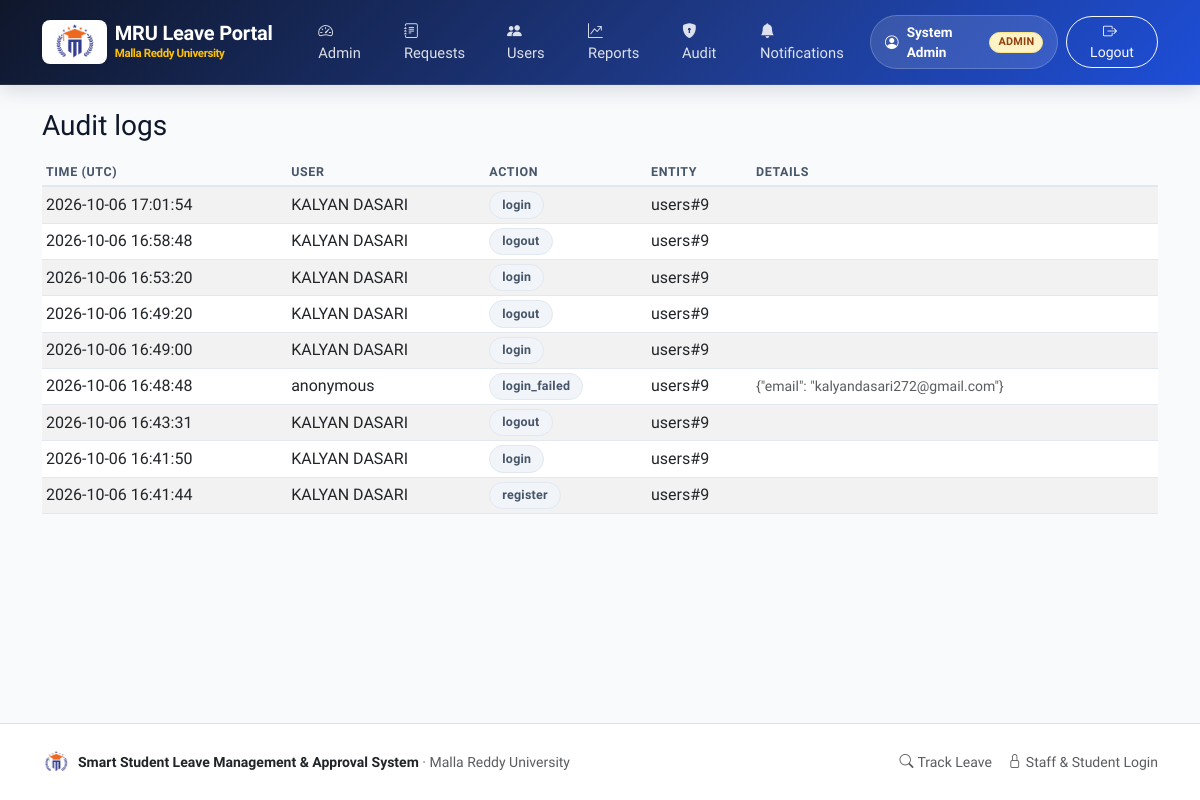
Before: /admin/audit (signed in) with the older database file.
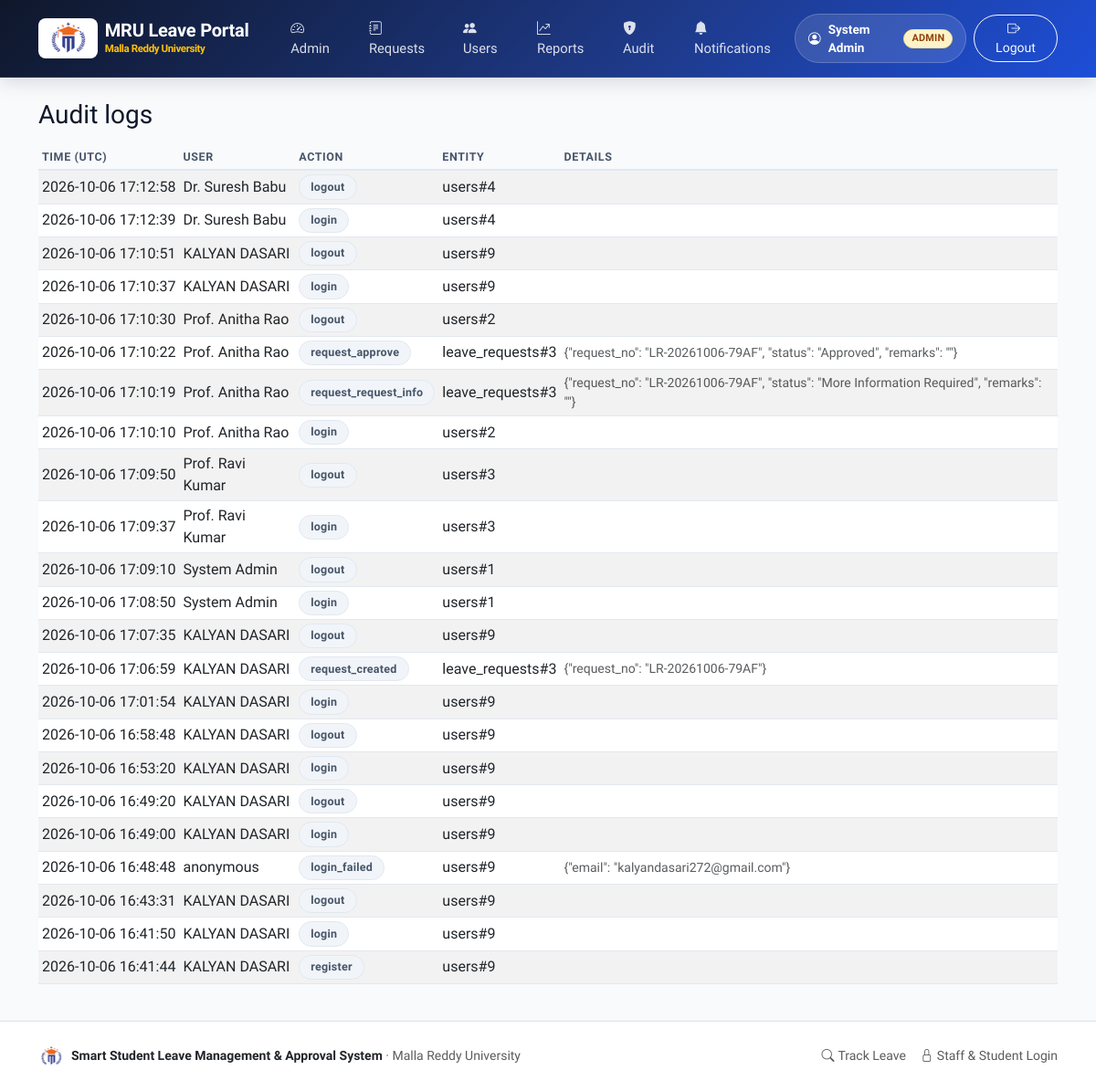
After: the same page with the newer database file.
### tables this page shows
CREATE TABLE users (
    id INTEGER PRIMARY KEY AUTOINCREMENT,
    name TEXT NOT NULL,
    roll_no TEXT,
    email TEXT NOT NULL COLLATE NOCASE UNIQUE,
    password_hash TEXT NOT NULL,
    role TEXT NOT NULL CHECK (role IN ('student', 'faculty', 'hod', 'admin')),
    department_id INTEGER REFERENCES departments(id),
    branch_id INTEGER REFERENCES branches(id),
    active INTEGER NOT NULL DEFAULT 1,
    created_at TEXT NOT NULL
);

CREATE TABLE audit_logs (
    id INTEGER PRIMARY KEY AUTOINCREMENT,
    user_id INTEGER REFERENCES users(id),
    action TEXT NOT NULL,
    entity TEXT,
    entity_id INTEGER,
    details TEXT NOT NULL DEFAULT '',
    created_at TEXT NOT NULL
);

### leave_management/admin_views.py (the view)
@bp.route("/audit")
@roles_required("admin")
def audit_logs():
    page = page_number(request.args.get("page"))
    per_page = 25
    total = query("SELECT COUNT(*) AS n FROM audit_logs", one=True)["n"]
    rows = query(
        """SELECT a.*, u.name AS user_name, u.email AS user_email
           FROM audit_logs a LEFT JOIN users u ON u.id = a.user_id
           ORDER BY a.created_at DESC, a.id DESC LIMIT ? OFFSET ?""",
        (per_page, (page - 1) * per_page),
    )
    return render_template("admin/audit.html", logs=rows, page=page, total=total, per_page=per_page)

### leave_management/db.py (called while the page is built)
def get_db() -> sqlite3.Connection:
    if "db" not in g:
        g.db = sqlite3.connect(current_app.config["DATABASE"])
        g.db.row_factory = sqlite3.Row
        g.db.execute("PRAGMA foreign_keys = ON")
    return g.db

def query(sql: str, args=(), one: bool = False):
    cur = get_db().execute(sql, args)
    rows = cur.fetchall()
    cur.close()
    if one:
        return rows[0] if rows else None
    return rows

### leave_management/notify.py (called while the page is built)
def unread_count(user_id) -> int:
    row = query(
        "SELECT COUNT(*) AS n FROM notifications WHERE recipient_id = ? AND is_read = 0 AND channel = 'in_app'",
        (user_id,),
        one=True,
    )
    return row["n"] if row else 0

### leave_management/security.py (called while the page is built)
def load_user():
    user_id = session.get("user_id")
    g.user = None
    if user_id:
        g.user = query(
            """SELECT u.*, d.name AS department_name, b.name AS branch_name
               FROM users u
               LEFT JOIN departments d ON d.id = u.department_id
               LEFT JOIN branches b ON b.id = u.branch_id
               WHERE u.id = ? AND u.active = 1""",
            (user_id,),
            one=True,
        )
        if g.user is None:
            session.pop("user_id", None)

def roles_required(*roles):
    def decorator(view):
        @wraps(view)
        def wrapper(*args, **kwargs):
            if g.user is None:
                flash("Please sign in to continue.", "warning")
                return redirect(url_for("auth.login", next=request.path))
            if g.user["role"] not in roles:
                abort(403)
            return view(*args, **kwargs)
        return wrapper
    return decorator

### leave_management/validators.py (called while the page is built)
def page_number(raw, default=1) -> int:
    try:
        return max(int(raw or default), 1)
    except (TypeError, ValueError):
        return default

### templates/admin/audit.html (shortened to what this page needs)
{% extends "base.html" %}
{% from "_macros.html" import pager %}
{% block content %}
<h3 class="mb-3">Audit logs</h3>
{% if not logs %}
<div class="alert alert-light border text-center py-5 text-muted">No audit entries recorded yet.</div>
{% else %}
<div class="table-responsive">
  <table class="table table-sm table-striped align-middle">
    <thead class="table-light"><tr><th>Time (UTC)</th><th>User</th><th>Action</th><th>Entity</th><th>Details</th></tr></thead>
    <tbody>
      {% for l in logs %}
      <tr>
        <td class="text-nowrap">{{ l.created_at }}</td>
        <td>{{ l.user_name or 'anonymous' }}</td>
        <td><span class="badge bg-secondary">{{ l.action }}</span></td>
        <td>{{ l.entity or '-' }}{% if l.entity_id %}#{{ l.entity_id }}{% endif %}</td>
        <td class="small text-muted">{{ l.details }}</td>
      </tr>
      {% endfor %}
    </tbody>
  </table>
</div>
{% endif %}
{% endblock %}

### templates/base.html (shortened to what this page needs)
<!DOCTYPE html>
<html lang="en">
<head>
  <link href="https://cdn.jsdelivr.net/npm/bootstrap@5.3.0/dist/css/bootstrap.min.css" rel="stylesheet">
  <link href="https://cdn.jsdelivr.net/npm/bootstrap-icons@1.11.3/font/bootstrap-icons.min.css" rel="stylesheet">
  <link href="{{ url_for('static', filename='styles.css') }}" rel="stylesheet">
</head>
<body>
<nav class="navbar navbar-expand-lg mru-navbar no-print">
  <div class="container">
    <a class="navbar-brand mru-brand-title d-flex align-items-center gap-2" href="{{ url_for('main.dashboard') }}">
      <div class="bg-white rounded-3 px-2 py-1 shadow-sm d-flex align-items-center justify-content-center border border-white border-opacity-50" style="height: 44px;">
        <img src="{{ url_for('static', filename='images/mru-logo.png') }}" alt="Malla Reddy University" style="height: 36px; width: auto; object-fit: contain;">
      </div>
      <div class="d-flex flex-column">
        <span class="fw-bold fs-5 text-white" style="letter-spacing: -0.01em; line-height: 1.15;">MRU Leave Portal</span>
        <span class="text-warning small" style="font-size: 0.72rem; font-weight: 600;">Malla Reddy University</span>
      </div>
    </a>
    <div class="collapse navbar-collapse" id="nav">
      <ul class="navbar-nav me-auto ps-lg-3">
        {% if current_user %}
          {% if current_user.role == 'student' %}
            <li class="nav-item"><a class="nav-link" href="{{ url_for('student.dashboard') }}"><i class="bi bi-grid-fill me-1"></i> Dashboard</a></li>
            <li class="nav-item"><a class="nav-link" href="{{ url_for('student.new_request') }}"><i class="bi bi-file-earmark-plus-fill me-1"></i> Apply for Leave</a></li>
            <li class="nav-item"><a class="nav-link" href="{{ url_for('student.balances') }}"><i class="bi bi-clock-history me-1"></i> Leave Balance</a></li>
          {% elif current_user.role in ('faculty', 'hod') %}
            <li class="nav-item"><a class="nav-link" href="{{ url_for('review.dashboard') }}"><i class="bi bi-clipboard-check-fill me-1"></i> Review Queue</a></li>
          {% elif current_user.role == 'admin' %}
            <li class="nav-item"><a class="nav-link" href="{{ url_for('admin.dashboard') }}"><i class="bi bi-speedometer2 me-1"></i> Admin</a></li>
            <li class="nav-item"><a class="nav-link" href="{{ url_for('review.dashboard') }}"><i class="bi bi-journal-text me-1"></i> Requests</a></li>
            <li class="nav-item"><a class="nav-link" href="{{ url_for('admin.users') }}"><i class="bi bi-people-fill me-1"></i> Users</a></li>
            <li class="nav-item"><a class="nav-link" href="{{ url_for('admin.reports') }}"><i class="bi bi-graph-up-arrow me-1"></i> Reports</a></li>
            <li class="nav-item"><a class="nav-link" href="{{ url_for('admin.audit_logs') }}"><i class="bi bi-shield-lock-fill me-1"></i> Audit</a></li>
          {% endif %}
          <li class="nav-item">
            <a class="nav-link" href="{{ url_for('main.notifications') }}">
              <i class="bi bi-bell-fill me-1"></i> Notifications
            </a>
          </li>
        {% else %}
          <li class="nav-item"><a class="nav-link" href="{{ url_for('main.dashboard') }}"><i class="bi bi-house-door-fill me-1"></i> Home</a></li>
          <li class="nav-item"><a class="nav-link" href="{{ url_for('main.track') }}"><i class="bi bi-search me-1"></i> Track Leave</a></li>
        {% endif %}
      </ul>
      <ul class="navbar-nav align-items-lg-center gap-2">
        {% if current_user %}
          <li class="nav-item">
            <div class="user-pill">
              <i class="bi bi-person-circle"></i>
              <span>{{ current_user.name }}</span>
              <span class="badge bg-warning text-dark text-uppercase py-1 px-2" style="font-size: 0.68rem;">{{ current_user.role }}</span>
            </div>
          </li>
          <li class="nav-item">
            <form method="post" action="{{ url_for('auth.logout') }}" class="d-inline">
              <button class="btn btn-outline-light btn-sm px-3 rounded-pill">
                <i class="bi bi-box-arrow-right me-1"></i> Logout
              </button>
            </form>
          </li>
        {% endif %}
      </ul>
    </div>
  </div>
</nav>
<main class="container py-4">
  {% block content %}{% endblock %}
</main>
<footer class="mt-auto py-4 bg-white border-top text-muted small no-print">
  <div class="container d-flex flex-column flex-md-row justify-content-between align-items-center gap-3">
    <div class="d-flex align-items-center gap-2">
      <img src="{{ url_for('static', filename='images/mru-logo.png') }}" alt="MRU Logo" style="height: 28px; width: 28px; object-fit: contain;">
      <span><strong class="text-dark">Smart Student Leave Management &amp; Approval System</strong> &middot; Malla Reddy University</span>
    </div>
    <div class="d-flex gap-3">
      <a href="{{ url_for('main.track') }}" class="text-decoration-none text-muted"><i class="bi bi-search me-1"></i>Track Leave</a>
      <a href="{{ url_for('auth.login') }}" class="text-decoration-none text-muted"><i class="bi bi-lock me-1"></i>Staff &amp; Student Login</a>
    </div>
  </div>
</footer>
</body>
</html>

### static/styles.css (style rules this page uses)
:root { --primary: #1e40af; --primary-dark: #1e3a8a; --primary-light: #3b82f6; --primary-soft: #eff6ff; --primary-gradient: linear-gradient(135deg, #1e3a8a 0%, #2563eb 50%, #3b82f6 100%); --hero-gradient: linear-gradient(135deg, #0f172a 0%, #1e3a8a 60%, #1d4ed8 100%); --accent-gold: #f59e0b; --accent-gold-soft: #fef3c7; --success: #10b981; --warning: #f59e0b; --danger: #ef4444; --info: #06b6d4; --slate-50: #f8fafc; --slate-100: #f1f5f9; --slate-200: #e2e8f0; --slate-300: #cbd5e1; --slate-600: #475569; --slate-700: #334155; --slate-900: #0f172a; --shadow-sm: 0 1px 3px rgba(0, 0, 0, 0.06), 0 1px 2px rgba(0, 0, 0, 0.04); --shadow-md: 0 4px 6px -1px rgba(0, 0, 0, 0.07), 0 2px 4px -2px rgba(0, 0, 0, 0.05); --shadow-lg: 0 10px 25px -3px rgba(15, 23, 42, 0.08), 0 4px 10px -4px rgba(15, 23, 42, 0.04); --shadow-xl: 0 20px 30px -5px rgba(15, 23, 42, 0.12), 0 8px 12px -6px rgba(15, 23, 42, 0.06); --radius-sm: 0.375rem; --radius-md: 0.75rem; --radius-lg: 1rem; --radius-xl: 1.5rem; }
body { font-family: 'Plus Jakarta Sans', 'Inter', -apple-system, BlinkMacSystemFont, "Segoe UI", Roboto, sans-serif; background-color: var(--slate-50); color: var(--slate-900); min-height: 100vh; display: flex; flex-direction: column; -webkit-font-smoothing: antialiased; }
main { flex: 1 0 auto; }
.mru-navbar { background: var(--hero-gradient) !important; box-shadow: 0 4px 20px rgba(15, 23, 42, 0.15); border-bottom: 1px solid rgba(255, 255, 255, 0.1); padding: 0.75rem 0; }
.mru-brand-title { font-weight: 800; letter-spacing: -0.02em; font-size: 1.25rem; color: #ffffff !important; display: flex; align-items: center; gap: 0.6rem; }
.nav-link { font-weight: 500; font-size: 0.92rem; color: rgba(255, 255, 255, 0.85) !important; padding: 0.5rem 0.85rem !important; border-radius: 0.5rem; transition: all 0.2s ease; }
.user-pill { background: rgba(255, 255, 255, 0.12); border: 1px solid rgba(255, 255, 255, 0.2); padding: 0.35rem 0.85rem; border-radius: 9999px; color: #ffffff; font-size: 0.85rem; font-weight: 600; display: flex; align-items: center; gap: 0.5rem; }
.badge { font-weight: 600; letter-spacing: 0.02em; padding: 0.4rem 0.75rem; border-radius: 9999px; font-size: 0.78rem; }
.badge.bg-warning, .badge-pending { background-color: #fef3c7 !important; color: #92400e !important; border: 1px solid #fde68a; }
.badge.bg-secondary, .badge-cancelled, .badge-draft { background-color: #f1f5f9 !important; color: #475569 !important; border: 1px solid #e2e8f0; }
.table { border-color: var(--slate-200); }
.table thead th { background-color: var(--slate-50); color: var(--slate-600); font-size: 0.78rem; font-weight: 700; text-transform: uppercase; letter-spacing: 0.05em; border-bottom: 2px solid var(--slate-200); }

Changed rows visible on the page:
added audit_logs: created_at "2026-10-06 17:12:58", name "Dr. Suresh Babu", action "logout", entity "users", entity_id "4"
added audit_logs: created_at "2026-10-06 17:12:39", name "Dr. Suresh Babu", action "login", entity "users", entity_id "4"
added audit_logs: created_at "2026-10-06 17:10:51", name "KALYAN DASARI", action "logout", entity "users", entity_id "9"
added audit_logs: created_at "2026-10-06 17:10:37", name "KALYAN DASARI", action "login", entity "users", entity_id "9"
added audit_logs: created_at "2026-10-06 17:10:30", name "Prof. Anitha Rao", action "logout", entity "users", entity_id "2"
added audit_logs: created_at "2026-10-06 17:10:22", name "Prof. Anitha Rao", action "request_approve", entity "leave_requests", entity_id "3", details "{\"request_no\": \"LR-20261006-79AF\", \"status\": \"Approved\", \"remarks\": \"\"}"
added audit_logs: created_at "2026-10-06 17:10:19", name "Prof. Anitha Rao", action "request_request_info", entity "leave_requests", entity_id "3", details "{\"request_no\": \"LR-20261006-79AF\", \"status\": \"More Information Required\", \"remarks\": \"\"}"
added audit_logs: created_at "2026-10-06 17:10:10", name "Prof. Anitha Rao", action "login", entity "users", entity_id "2"
added audit_logs: created_at "2026-10-06 17:09:50", name "Prof. Ravi Kumar", action "logout", entity "users", entity_id "3"
added audit_logs: created_at "2026-10-06 17:09:37", name "Prof. Ravi Kumar", action "login", entity "users", entity_id "3"
added audit_logs: created_at "2026-10-06 17:09:10", name "System Admin", action "logout", entity "users", entity_id "1"
added audit_logs: created_at "2026-10-06 17:08:50", name "System Admin", action "login", entity "users", entity_id "1"
added audit_logs: created_at "2026-10-06 17:07:35", name "KALYAN DASARI", action "logout", entity "users", entity_id "9"
added audit_logs: created_at "2026-10-06 17:06:59", name "KALYAN DASARI", action "request_created", entity "leave_requests", entity_id "3", details "{\"request_no\": \"LR-20261006-79AF\"}"
